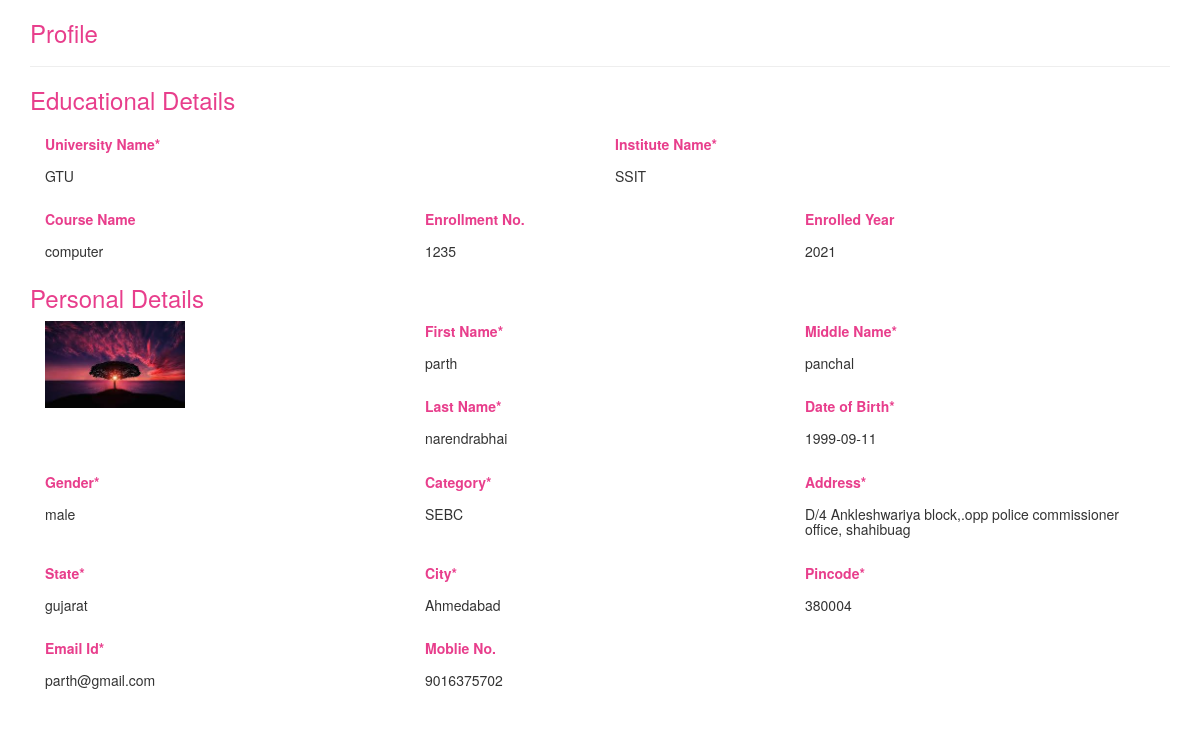
The app's page /show.php?id=7 with its own data.
### tables this page shows
CREATE TABLE `student` (
  `stuid` int(10) NOT NULL,
  `universityname` varchar(50) NOT NULL,
  `institutename` varchar(20) NOT NULL,
  `coursename` varchar(20) NOT NULL,
  `enrollmentno` int(20) NOT NULL,
  `enrollmentyear` varchar(10) NOT NULL,
  `firstname` varchar(20) NOT NULL,
  `middlename` varchar(20) NOT NULL,
  `lastname` varchar(20) NOT NULL,
  `dob` varchar(20) NOT NULL,
  `gender` varchar(20) NOT NULL,
  `category` varchar(20) NOT NULL,
  `address` longtext NOT NULL,
  `state` varchar(20) NOT NULL,
  `city` varchar(20) NOT NULL,
  `pincode` varchar(10) NOT NULL,
  `emailid` varchar(50) NOT NULL,
  `mobileno` varchar(20) NOT NULL,
  `password` varchar(20) NOT NULL,
  `resume` longtext NOT NULL,
  `photo` longtext NOT NULL
);

### show.php (the view, shortened to what this page needs)
<!DOCTYPE html>
<html lang="en">
<head>
  <link rel="stylesheet" href="https://maxcdn.bootstrapcdn.com/bootstrap/3.4.1/css/bootstrap.min.css">
</head>
<body>
  <?php
    include('connection.php');
    $id = $_REQUEST['id'];
    $sql = "SELECT * FROM student WHERE stuid=$id";
    $result =mysqli_query($conn,$sql);
          if(mysqli_num_rows($result))
          {
              $row = mysqli_fetch_assoc($result);
          }
          else
          {
              echo "error".mysqli_error($con);
          }
    ?>
<div class="container">
  <div> <h3 style="color:#e83e8c;">Profile</h3></div>
  <hr>
  <h3 style="color: #e83e8c;">Educational Details</h3>
  <form action="update.php" method="post" enctype="multipart/form-data">
    <div class="form-group col-md-6">
      <label for="text">University Name*</label><h5><?php echo $row["universityname"];?></h5>
    </div>
    <div class="form-group col-md-6">
      <label for="text">Institute Name*</label><h5><?php echo $row["institutename"];?></h5>
    </div>
   <div class="form-group col-md-4">
      <label for="text">Course Name</label><h5><?php echo $row["coursename"];?></h5>
    </div>
    <div class="form-group col-md-4">
      <label for="text">Enrollment No.</label><h5><?php echo $row["enrollmentno"];?></h5>
    </div>
    <div class="form-group col-md-4">
      <label for="text">Enrolled Year</label><h5><?php echo $row["enrollmentyear"];?></h5>
    </div>
     <h3 style="color: #e83e8c;">Personal Details</h3>
      <div class="form-group col-md-4">
                 <img style="width:40%; height:35%" src="<?php
                        $img = $row['photo'];
                        $imp = 'photo/'.$img;
                        echo $imp;
                 ?>">
      </div>
      <div class="form-group col-md-4">
      <label for="text">First Name*</label> <h5><?php echo $row["firstname"];?></h5>
    </div>
    <div class="form-group col-md-4">
      <label for="text">Middle Name*</label><h5><?php echo $row["middlename"];?></h5>
    </div>
   <div class="form-group col-md-4">
      <label for="text">Last Name*</label><h5><?php echo $row["lastname"];?></h5>
    </div>
    <div class="form-group col-md-4">
      <label for="text">Date of Birth*</label><h5><?php echo $row["dob"];?></h5>
    </div>
    <div class="form-group col-md-4">
      <label for="text">Gender*</label><h5><?php echo $row["gender"];?></h5>
    </div>
    <div class="form-group col-md-4">
      <label for="text">Category*</label><h5><?php echo $row["category"];?></h5>
    </div>
    <div class="form-group col-md-4">
      <label for="text">Address*</label><h5><?php echo $row["address"];?></h5>
    </div>
    <div class="form-group col-md-4">
      <label for="text">State*</label><h5><?php echo $row["state"];?></h5>
    </div>
     <div class="form-group col-md-4">
      <label for="text">City*</label><h5><?php echo $row["city"];?></h5>
    </div>
    <div class="form-group col-md-4">
      <label for="text">Pincode*</label><h5><?php echo $row["pincode"];?></h5>
    </div>
    <div class="form-group col-md-4">
      <label for="text">Email Id*</label><h5><?php echo $row["emailid"];?></h5>
    </div>
    <div class="form-group col-md-4">
      <label for="text">Moblie No.</label><h5><?php echo $row["mobileno"];?></h5>
    </div>
  </form>
</div>
</body>
</html>

### show.php (style rules this page uses)
label { color: #e83e8c; }

### records on screen
student: universityname "GTU", institutename "SSIT", coursename "computer", enrollmentno "1235", enrollmentyear "2021", photo (picture), firstname "parth", middlename "panchal", lastname "narendrabhai", dob "1999-09-11", gender "male", category "SEBC", address "D/4 Ankleshwariya block,.opp police commissioner office, shahibuag", state "gujarat", city "Ahmedabad", pincode "380004", emailid "parth@gmail.com", mobileno "9016375702"
